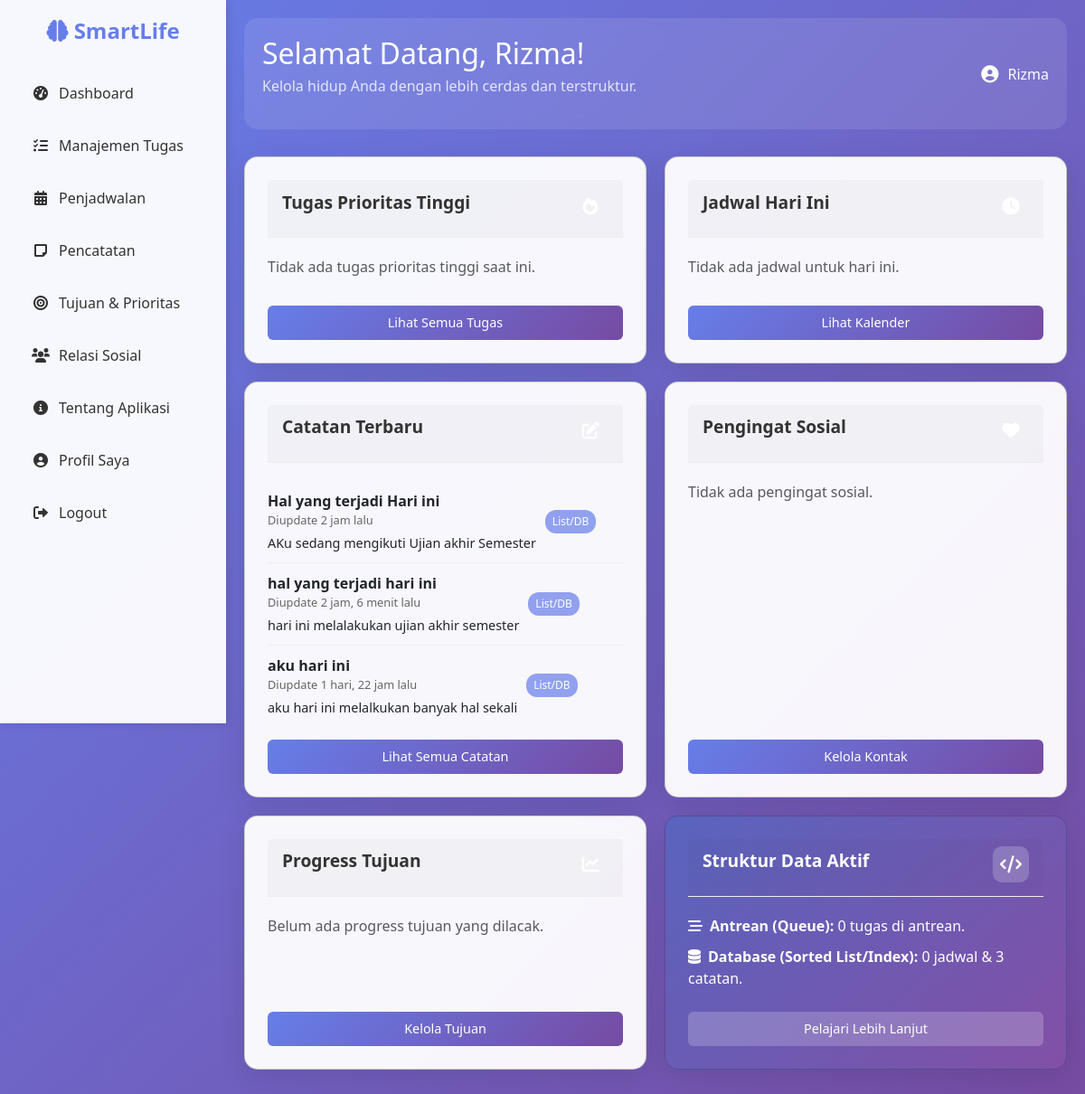
Page /accounts/dashboard/ (signed in) on the committed database.
### notes/models.py (models this page shows, shortened)
class Note(models.Model):
    user = models.ForeignKey(settings.AUTH_USER_MODEL, on_delete=models.CASCADE, related_name='notes')
    title = models.CharField(max_length=255)
    content = models.TextField()
    created_at = models.DateTimeField(default=timezone.now)
    updated_at = models.DateTimeField(auto_now=True)
    class Meta:
        ordering = ['-updated_at'] # Urutkan berdasarkan yang terakhir diupdate tampil duluan

### users/views.py (the view)
# urls.py: path('dashboard/', views.user_dashboard_view, name='dashboard'),
@login_required
def user_dashboard_view(request):
    print(f"DEBUG (user_dashboard_view): Accessed by {request.user.username}. Auth: {request.user.is_authenticated}")
    current_user = request.user
    today = date_obj.today() # date_obj dari import datetime
    task_queue_deque = get_task_queue_from_session(request.session)
    priority_tasks_data = [
        {'name': task_desc, 'due_date': None, 'priority_level': 'medium', 'data_structure_used': 'Queue'}
        for task_desc in list(task_queue_deque)[:3] # Ambil 3 tugas pertama
    ]
    try:
        today_schedule_queryset = Event.objects.filter(user=current_user, event_date=today).order_by('event_time')
        today_schedule_data = [
            {'time': event.event_time, 'title': event.title, 'location': event.location, 'data_structure_used': 'Sorted List/DB'}
            for event in today_schedule_queryset
        ]
    except Exception as e:
        print(f"Error mengambil data jadwal dari DB: {e}")
        today_schedule_data = []
    try:
        recent_notes_queryset = Note.objects.filter(user=current_user).order_by('-updated_at')[:3] # Ambil 3 terbaru
        recent_notes_data = []
        for note_obj in recent_notes_queryset:
            recent_notes_data.append({
                'id': note_obj.id, # Penting untuk link detail
                'title': note_obj.title,
                'updated_at': note_obj.updated_at, # Ini sudah objek datetime
                'snippet': note_obj.content, # Anda akan memotongnya di template
                'data_structure_used': 'List/DB'
            })
    except Exception as e:
        print(f"Error mengambil data catatan dari DB: {e}")
        recent_notes_data = []
    try:
        social_reminders_data = []
    except Exception as e:
        print(f"Error mengambil data kontak dari DB: {e}")
        social_reminders_data = []
    try:
        goals_progress_data = []
    except Exception as e:
        print(f"Error mengambil data tujuan dari DB: {e}")
        goals_progress_data = []
    active_data_structures_info = [
        {'name': 'Antrean (Queue)', 'usage_description': f"{len(task_queue_deque)} tugas di antrean.", 'icon_class': 'fas fa-stream'},
        {'name': 'Database (Sorted List/Index)', 'usage_description': f"{len(schedule_events) if 'schedule_events' in locals() else 0} jadwal & {len(recent_notes_data)} catatan.", 'icon_class': 'fas fa-database'},
    ]
    team_members_data = ["Rizma", "Tim Anda", "Anggota 3", "Anggota 4", "Anggota 5", "Anggota 6"]
    context = {
        'title': 'Dashboard Utama',
        'priority_tasks': priority_tasks_data,
        'today_schedule': today_schedule_data,
        'recent_notes': recent_notes_data,
        'social_reminders': social_reminders_data,
        'goals_progress': goals_progress_data,
        'active_data_structures': active_data_structures_info,
        'team_members': team_members_data,
        'today_date_display': today.strftime("%A, %d %B %Y")
    }
    return render(request, 'users/dashboard.html', context)

### templates/users/dashboard.html (shortened to what this page needs)
{% load static %}
<!DOCTYPE html>
<html lang="id">
<head>
    <link href="https://cdnjs.cloudflare.com/ajax/libs/font-awesome/6.0.0/css/all.min.css" rel="stylesheet">
    <link href="https://cdnjs.cloudflare.com/ajax/libs/bootstrap/5.3.0/css/bootstrap.min.css" rel="stylesheet">
</head>
<body>
    <div class="sidebar" id="sidebar">
        <div class="logo">
            <h2><i class="fas fa-brain"></i> SmartLife</h2>
        </div>
        <ul class="nav-menu">
            <li class="nav-item">
                <a href="{% url 'users:dashboard' %}" class="nav-link {% if request.resolver_match.app_name == 'users' and request.resolver_match.url_name == 'user_dashboard_view' %}active{% endif %}">
                    <i class="fas fa-tachometer-alt"></i> Dashboard
                </a>
            </li>
            <li class="nav-item">
                <a href="{% url 'tasks:task_queue' %}" class="nav-link {% if request.resolver_match.app_name == 'tasks' %}active{% endif %}">
                    <i class="fas fa-tasks"></i> Manajemen Tugas
                </a>
            </li>
            <li class="nav-item">
                 <a href="{% url 'schedule:schedule_list' %}" class="nav-link {% if request.resolver_match.app_name == 'schedule' %}active{% endif %}">
                 <i class="fas fa-calendar-alt"></i> Penjadwalan
                 </a>
            </li>
            <li class="nav-item">
                <a href="{% url 'notes:note_list' %}" class="nav-link {% if request.resolver_match.app_name == 'notes' %}active{% endif %}">
                    <i class="fas fa-sticky-note"></i> Pencatatan
                </a>
            </li>
            <li class="nav-item">
                <a href="{% url 'goals:goal_list' %}" class="nav-link {% if request.resolver_match.app_name == 'goals' %}active{% endif %}">
                    <i class="fas fa-bullseye"></i> Tujuan & Prioritas
                </a>
            </li>
              <li class="nav-item">
                <a href="{% url 'contacts:contact_list' %}" class="nav-link {% if request.resolver_match.app_name == 'contacts' %}active{% endif %}">
                    <i class="fas fa-users"></i> Relasi Sosial
                </a>
            </li>
            <li class="nav-item">
                <a href="{% url 'education:about_app' %}" class="nav-link {% if request.resolver_match.app_name == 'education' %}active{% endif %}">
                    <i class="fas fa-info-circle"></i> Tentang Aplikasi
                </a>
            </li>
            <li class="nav-item">
                <a href="{% url 'profiles:profile_view' %}" class="nav-link {% if request.resolver_match.app_name == 'profiles' %}active{% endif %}">
                    <i class="fas fa-user-circle"></i> Profil Saya
                </a>
            </li>
            <li class="nav-item">
                <form action="{% url 'users:logout' %}" method="post" style="display: contents;">
                    <button type="submit" class="nav-link nav-link-button">
                        <i class="fas fa-sign-out-alt"></i> Logout
                    </button>
                </form>
            </li>
        </ul>
    </div>
    <div class="main-content" id="mainContent">
        <div class="header">
            <div class="welcome-text">
                <h1>Selamat Datang, {{ user.username|default:"Pengguna" }}!</h1>
                <p>Kelola hidup Anda dengan lebih cerdas dan terstruktur.</p>
            </div>
            <div class="user-info">
                <i class="fas fa-user-circle"></i>
                <span>{{ user.username|default:"User" }} {% if user.is_staff %}<span class="badge bg-primary ms-1">Admin</span>{% endif %}</span>
            </div>
        </div>
        <div class="dashboard-grid">
            <div class="card">
                <div class="card-header">
                    <h3 class="card-title">Tugas Prioritas Tinggi</h3>
                    <div class="card-icon priority-tasks"><i class="fas fa-fire"></i></div>
                </div>
                <div class="card-content">
                    {% if priority_tasks %}
                        {% for task in priority_tasks %}
                        <div class="task-item">
                            <div class="task-priority priority-{{ task.priority_level|default:'medium' }}"></div>
                            <div>
                                <strong>{{ task.name }}</strong>
                                <div style="font-size: 0.8rem; color: #666;">Deadline: {{ task.due_date|date:"D, d M Y"|default:"N/A" }}</div>
                            </div>
                            <span class="data-structure-badge">{{ task.data_structure_used|default:"Heap" }}</span>
                        </div>
                        {% endfor %}
                    {% else %}
                        <p class="text-muted">Tidak ada tugas prioritas tinggi saat ini.</p>
                    {% endif %}
                </div>
                <a href="{% url 'tasks:task_queue' %}" class="btn btn-primary">Lihat Semua Tugas</a>
            </div>
            <div class="card">
                <div class="card-header">
                    <h3 class="card-title">Jadwal Hari Ini</h3>
                    <div class="card-icon today-schedule"><i class="fas fa-clock"></i></div>
                </div>
                <div class="card-content">
                    {% if today_schedule %}
                        {% for event in today_schedule %}
                        <div class="schedule-item">
                            <div style="width: 70px; text-align: center; font-weight: bold; color: #667eea;">{{ event.time|time:"H:i" }}</div>
                            <div>
                                <strong>{{ event.title }}</strong>
                                <div style="font-size: 0.8rem; color: #666;">{{ event.location|default:"-" }}</div>
                            </div>
                            <span class="data-structure-badge">{{ event.data_structure_used|default:"BST/List" }}</span>
                        </div>
                        {% endfor %}
                    {% else %}
                        <p class="text-muted">Tidak ada jadwal untuk hari ini.</p>
                    {% endif %}
                </div>
                <a href="{% url 'schedule:schedule_list' %}" class="btn btn-primary">Lihat Kalender</a>
            </div>
            <div class="card">
                 <div class="card-header">
                    <h3 class="card-title">Catatan Terbaru</h3>
                    <div class="card-icon quick-notes"><i class="fas fa-edit"></i></div>
                </div>
                <div class="card-content">
                    {% if recent_notes %}
                        {% for note in recent_notes %}
                        <div class="note-item">
                            <div>
                                <a href="{% if note.id %}{% url 'notes:note_detail' note.id %}{% else %}#{% endif %}" style="text-decoration:none; color:inherit;"><strong>{{ note.title }}</strong></a>
                                <div style="font-size: 0.8rem; color: #666;">
                                    {% if note.updated_at %} Diupdate {{ note.updated_at|timesince }} lalu {% endif %}
                                </div>
                                <div style="font-size: 0.9rem; margin-top: 5px;">{{ note.snippet|truncatewords:10 }}</div>
                            </div>
                            <span class="data-structure-badge">{{ note.data_structure_used|default:"Stack/List" }}</span>
                        </div>
                        {% endfor %}
                    {% else %}
                        <p class="text-muted">Belum ada catatan.</p>
                    {% endif %}
                </div>
                <a href="{% url 'notes:note_list' %}" class="btn btn-primary">Lihat Semua Catatan</a>
            </div>
            <div class="card">
                <div class="card-header">
                    <h3 class="card-title">Pengingat Sosial</h3>
                    <div class="card-icon social-reminders"><i class="fas fa-heart"></i></div>
                </div>
                <div class="card-content">
                     {% if social_reminders %}
                        {% for reminder in social_reminders %}
                        <div class="contact-item">
                            <div>
                                <strong>{{ reminder.event_name }} - {{ reminder.contact_name }}</strong>
                                <div style="font-size: 0.8rem; color: #666;">{{ reminder.detail }}</div>
                            </div>
                            <span class="data-structure-badge">{{ reminder.data_structure_used|default:"Graph/Dict" }}</span>
                        </div>
                        {% endfor %}
                    {% else %}
                        <p class="text-muted">Tidak ada pengingat sosial.</p>
                    {% endif %}
                </div>
                <a href="{% url 'contacts:contact_list' %}" class="btn btn-primary">Kelola Kontak</a>
            </div>
            <div class="card">
                <div class="card-header">
                    <h3 class="card-title">Progress Tujuan</h3>
                    <div class="card-icon goals-progress"><i class="fas fa-chart-line"></i></div>
                </div>
                <div class="card-content">
                    {% for goal in goals_progress %}
                    <div style="margin-bottom: 15px;">
                        <div style="display: flex; justify-content: space-between; margin-bottom: 5px;">
                            <span><strong>{{ goal.name }}</strong></span>
                            <span>{{ goal.progress }}%</span>
                        </div>
                        <div class="progress-bar">
                            <div class="progress-fill" style="width: {{ goal.progress }}%;"></div>
                        </div>
                        <span class="data-structure-badge">{{ goal.data_structure_used|default:"Tree/Heap" }}</span>
                    </div>
                    {% empty %}
                    <p class="text-muted">Belum ada progress tujuan yang dilacak.</p>
                    {% endfor %}
                </div>
                <a href="{% url 'goals:goal_list' %}" class="btn btn-primary">Kelola Tujuan</a>
            </div>
            <div class="card data-structure-info" style="background: linear-gradient(135deg, #5964BE, #8250A6);">
                <div class="card-header">
                    <h3 class="card-title" style="color: white;">Struktur Data Aktif</h3>
                    <div class="card-icon" style="background: rgba(255,255,255,0.2);"><i class="fas fa-code"></i></div>
                </div>
                <div class="card-content" style="color: white;">
                    {% for ds_info in active_data_structures %}
                    <div style="margin-bottom: 10px;">
                        <strong><i class="{{ ds_info.icon_class|default:'fas fa-project-diagram' }} me-2"></i>{{ ds_info.name }}:</strong> {{ ds_info.usage_description }}
                    </div>
                    {% empty %}
                    <p>Informasi struktur data akan tampil di sini.</p>
                    {% endfor %}
                </div>
                <a href="{% url 'education:about_app' %}" class="btn" style="background: rgba(255,255,255,0.2); color: white;">Pelajari Lebih Lanjut</a>
            </div>
        </div>
    </div>
</body>
</html>

### rows in the picture
Note: title "Hal yang terjadi Hari ini", updated_at "2 jam", snippet "AKu sedang mengikuti Ujian akhir Semester"
Note: title "hal yang terjadi hari ini", updated_at "2 jam, 6 menit", snippet "hari ini melalakukan ujian akhir semester"
Note: title "aku hari ini", updated_at "1 hari, 22 jam", snippet "aku hari ini melalkukan banyak hal sekali"

### other values in the picture
{{ user.username|default:"Pengguna" }} "Rizma"
{{ user.username|default:"User" }} "Rizma"
{{ note.data_structure_used|default:"Stack/List" }} "List/DB" "List/DB" "List/DB"
{{ ds_info.name }} "Antrean (Queue)" "Database (Sorted List/Index)"
{{ ds_info.usage_description }} "0 tugas di antrean." "0 jadwal & 3 catatan."
